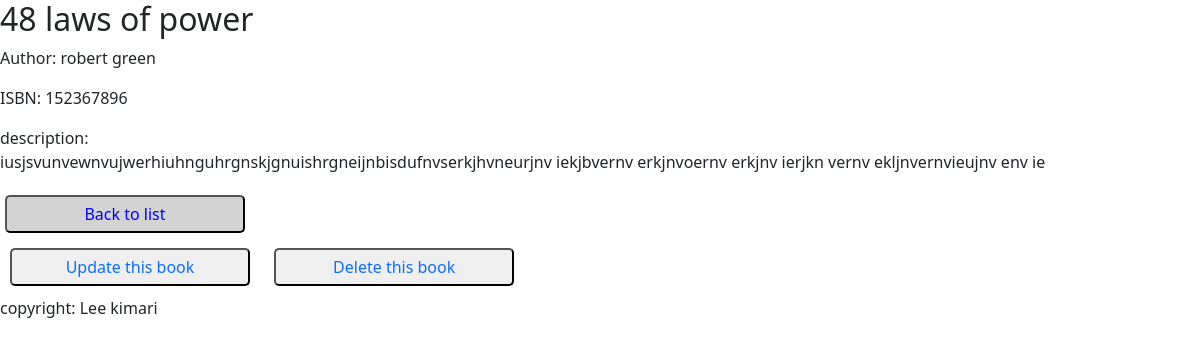
/library/book_detail/4/, run on an earlier commit of the app's database.
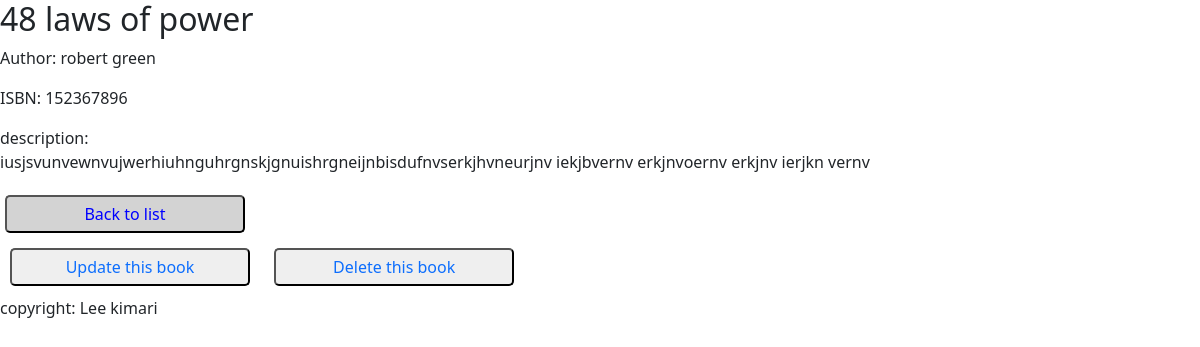
And on a later commit of the database.
### library_app/models.py (models this page shows, shortened)
class Book(models.Model):
    title = models.CharField(max_length=255)
    author = models.CharField(max_length=255)
    isbn = models.CharField(max_length=13, unique=True)
    category = models.CharField(max_length=100)
    description = models.TextField(blank=True)  # NEW field
    total_copies = models.PositiveIntegerField()
    available_copies = models.PositiveIntegerField()

### library_app/views.py (the view)
# urls.py: path('book_detail/<int:id>/', book_detail, name='book_detail'),
def book_detail(request, id):
    book = get_object_or_404(Book, id=id)
    title = "Book Detail"
    return render(request, 'library_app/book_detail.html', {'book': book, 'title': title})

### library_app/templates/library_app/book_detail.html
{% extends 'base.html' %} {% block content %}
<body>
  <h2>{{ book.title }}</h2>
  <p>Author: {{ book.author }}</p>
  <p>ISBN: {{ book.isbn }}</p>
  <p>description: <br />{{ book.description }}</p>
  <button
    style="
      border-radius: 5px;
      background-color: lightgray;
      padding: 5px;
      margin: 5px;
      width: 20%;
    "
  >
    <a
      href="{% url 'book_list' %}"
      style="text-decoration: none; color: blue; text-align: center"
      >Back to list
    </a></button
  ><br />
  <button
    style="
      padding: 5px;
      margin: 10px;
      width: 20%;
      border-radius: 5px;
      color: lightgray;
    "
  >
    <a href="{% url 'book_update' book.id %}" style="text-decoration: none"
      >Update this book</a
    >
  </button>
  <button
    style="
      padding: 5px;
      margin: 10px;
      width: 20%;
      border-radius: 5px;
      color: lightgray;
    "
  >
    <a href="{% url 'book_delete' book.id %}" style="text-decoration: none"
      >Delete this book</a
    >
  </button>
</body>
{% endblock content %}

What changed in the data, as far as the page shows it:
changed Book "robert green": description "iusjsvunvewnvujwerhiuhnguhrgnskjgnuishrgneijnbisdufnvserkjhvneurjnv iekjbvernv erkjnvoernv erkjnv ierjkn vernv ekljnvernvieujnv env ie" → "iusjsvunvewnvujwerhiuhnguhrgnskjgnuishrgneijnbisdufnvserkjhvneurjnv iekjbvernv erkjnvoernv erkjnv ierjkn vernv"
